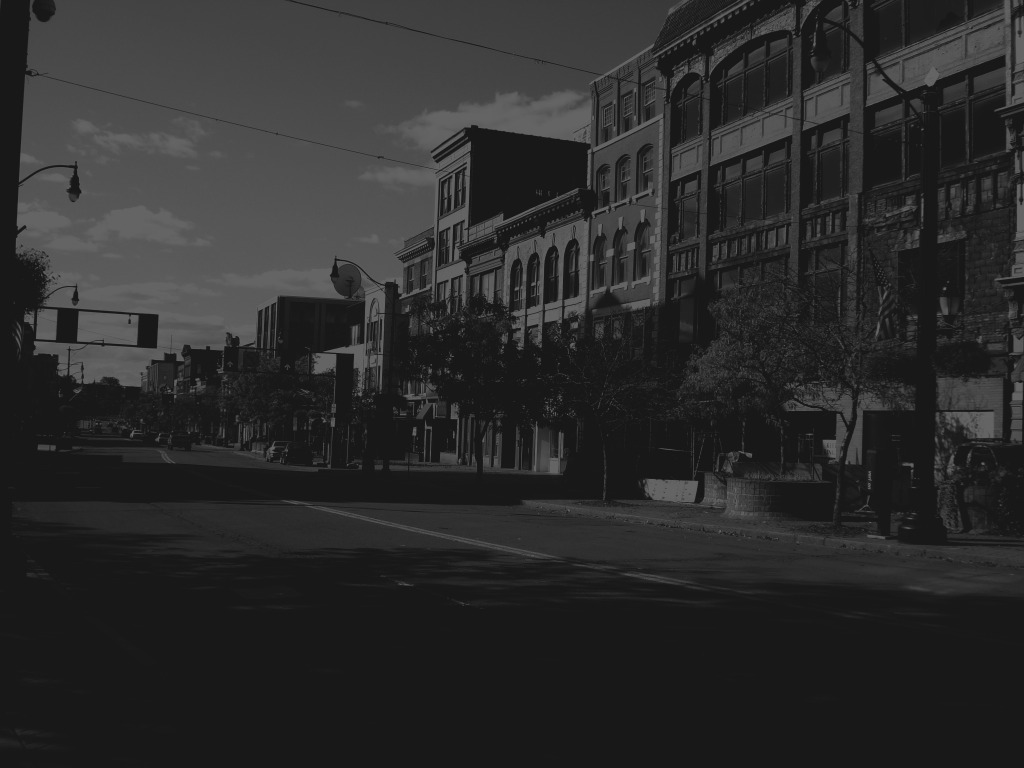
#> input picture data/darktown.jpg, 3072 x 2304 px (shown at 1/3 size); its folder holds only this picture in this run
$ python artmanager.py
#> lines starting #> are read from the running program, lines starting #| are printed output that depends on the picture; after the words box and inside, x2 and y2 are one past the last pixel; in counts of white or black regions, pixels touching at a corner belong together
import os
from tkinter import Tk
from tkinter.filedialog import askopenfilename
from tkinter import messagebox

from PIL import Image, ImageDraw


def get_user_art():
    Tk().withdraw() #stop Tk's root window
    custom_art = messagebox.askyesno(title="StraightFire",
            message="Choose your own mixtape art?",
            default=messagebox.YES, icon=messagebox.QUESTION)

    if custom_art:
        filename = askopenfilename()
#> the answer given: data/darktown.jpg
        print("user requested art %s" % (filename))
    else:
        filename = os.path.join('data', "mixtape.png")
        print("using default art at %s" % (filename))

    im = Image.open(filename)
#> im is the input picture: PIL image 3072x2304 RGB; min 12, max 114, mean 43.3
    size = 24,24
    im.thumbnail(size)
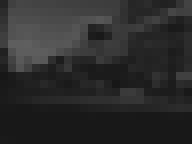
#> im: PIL image 24x18 RGB (shown 8 times larger); min 23, max 95, mean 43.4

    filename = "tmp_user_art.png"
    filepath = os.path.join('data', filename)
    im.save(filepath)

    add_alpha(filepath)
    return filename


def add_alpha(filepath):

#> called with filepath = 'data/tmp_user_art.png'
    im = Image.open(filepath)
    transparent_area = (0,0,0,0)

    mask=Image.new('L', im.size, color=255)
#> mask: PIL image 24x18 L; every value is 255
    draw=ImageDraw.Draw(mask)
    draw.rectangle(transparent_area, fill=0)
    im.putalpha(mask)
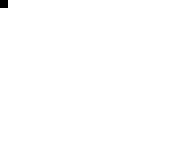
#> mask: PIL image 24x18 L (shown 8 times larger); 99.8% white; black in thin lines or dots, all inside (x1, y1, x2, y2) = (0, 0, 1, 1)
#> im: PIL image 24x18 RGBA
    im.save(filepath)


if __name__ == '__main__':
    print(get_user_art())
